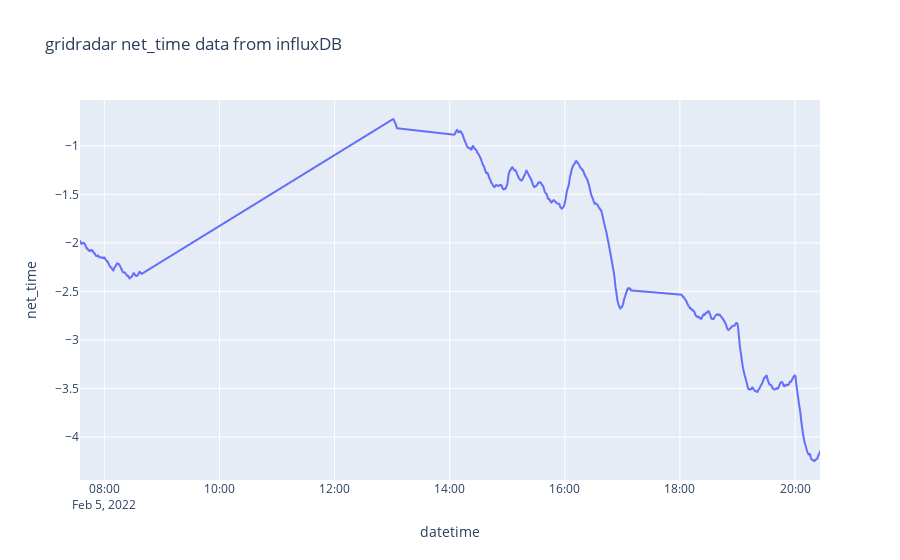

Here is the notebook cell this chart was saved with:
### Code cell
import plotly.express as px
dfplottime=dftime[dftime["datetime"]>'2022-02-02']
fig = px.line(dfplottime,x="datetime",y="net_time", title='gridradar net_time data from influxDB')
fig.show()

### Figure 1 — Plotly figure (JSON) as saved in the notebook; plotly's stock layout.template omitted (floating-point values rounded to 4 significant figures; data arrays with more than 128 entries replaced by an {"elided": "..."} marker saying what was removed)
{"data": [{"hovertemplate": "datetime=%{x}<br>net_time=%{y}<extra></extra>", "legendgroup": "", "line": {"color": "#636efa", "dash": "solid"}, "marker": {"symbol": "circle"}, "mode": "lines", "name": "", "showlegend": false, "type": "scattergl", "x": {"elided": "23818 str values"}, "xaxis": "x", "y": {"elided": "23818 float values"}, "yaxis": "y"}], "layout": {"legend": {"tracegroupgap": 0}, "title": {"text": "gridradar net_time data from influxDB"}, "xaxis": {"anchor": "y", "domain": [0, 1], "title": {"text": "datetime"}}, "yaxis": {"anchor": "x", "domain": [0, 1], "title": {"text": "net_time"}}}}
